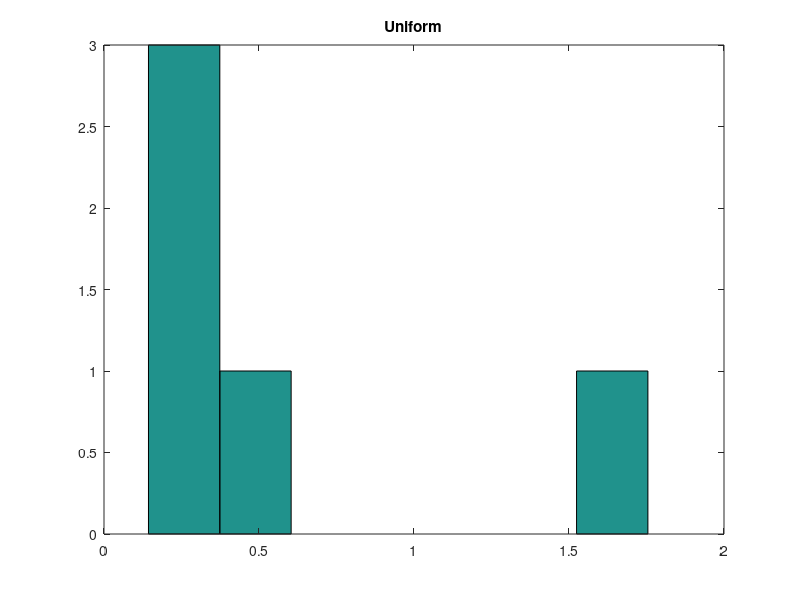
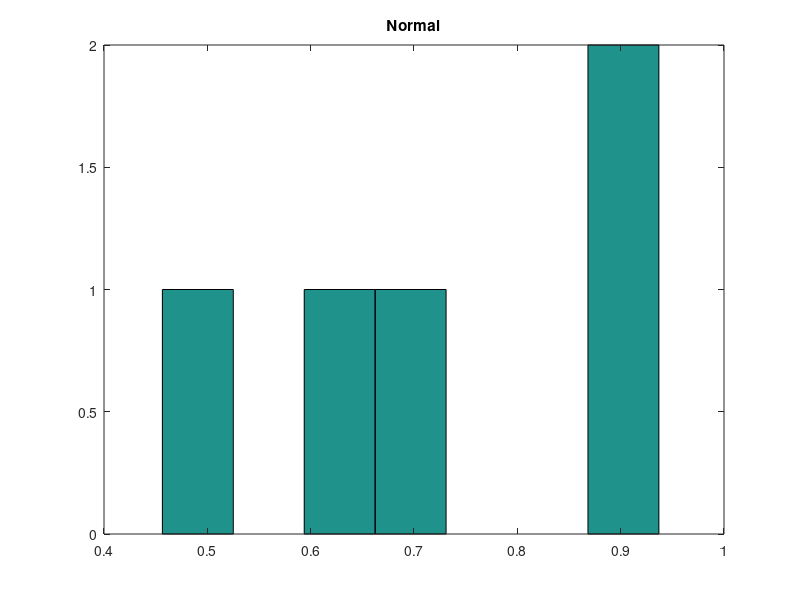

Reproduce these figures in MATLAB, in order.
%% Initialize workspace
clear
format short e
%% Request NetID and numbers
NetID = input('Please enter Net ID: ', 's');
% Sum NetID
rng(sum(NetID));
% Request numbers
N = input('How many numbers? ');
% Create random matrices
Uni = randn(1,N);
Norm = rand(1,N);
%% Plot and save histograms
% Activate and clear figure 1
clear figure1
% Calculate number of bins
B = ceil(10*log10(N));
% Uniform
Uniform = figure;
hist(Uni, B);
title('Uniform')
saveas(Uniform,'UniformPlot','eps')
% Normal
Normal = figure;
hist(Norm, B);
title('Normal')
saveas(Normal,'NormalPlot','eps')
%% Calculate and print min, avg, and max
% Print header
fprintf('Information for %4.0f random numbers for %s: \n',N,NetID)
% Uniform Values
A = max(Uni(:));
B = min(Uni(:));
C = mean(Uni(:));
fprintf('Uniform: min: %+2.3e avg: %+2.3e max: %+2.3e\n',B,C,A)
% Normal Values
D = max(Norm(:));
F = min(Norm(:));
G = mean(Norm(:));
fprintf('Normal:  min: %+2.3e avg: %+2.3e max: %+2.3e\n',F,G,D)
